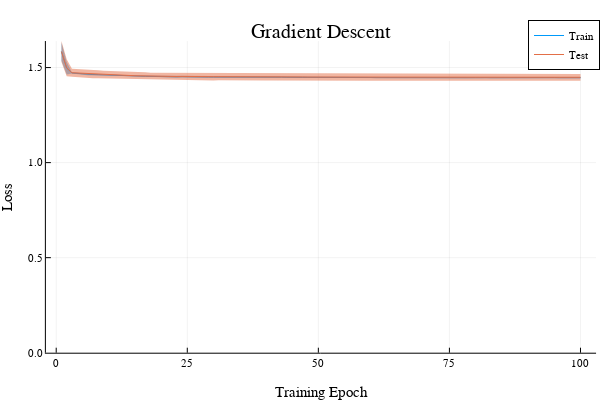

The cell this chart's notebook holds for it:
### Markdown cell above
This appears to have made the total error worse, but the network is still not learning. Maybe we should try a different optimizer? How about classic gradient descent.

### Code cell
if CONFIG["neural-networks"]["run-experiments"]
    
    run_times["neural-net-training"]["gradient-descent"] = @elapsed begin
        Random.seed!(42)
        
        nn_model = Chain(
            Dense(18 => 15, relu),
            Dense(15 => 11),
            softmax
        )
        
        training_log["neural-net"]["gradient-descent"] = cross_validate_nn(
            nn_model,
            general_training_states,
            general_training_strategies;
            cv_folds=5,
            epochs=100,
            optimizer=Flux.Descent(0.05),
            loss_metric=Flux.crossentropy
        )
                
    end
    save_training_log()
    save_run_times()
end

println("""Run time: $(round(run_times["neural-net-training"]["gradient-descent"]/60,digits=2)) min""")
plot_nn_cv_curves(training_log["neural-net"]["gradient-descent"];title="Gradient Descent")

### Figure 1 — Plotly figure (JSON) as saved in the notebook; plotly's stock layout.template omitted (floating-point values rounded to 4 significant figures; data arrays with more than 128 entries replaced by an {"elided": "..."} marker saying what was removed)
{"data": [{"colorbar": {"title": ""}, "fill": "tozeroy", "fillcolor": "rgba(0, 154, 250, 0.500)", "legendgroup": "Train", "line": {"color": "rgba(0, 154, 250, 1.000)", "dash": "solid", "shape": "linear", "width": 0}, "mode": "lines", "name": "Train", "showlegend": false, "type": "scatter", "x": {"elided": "200 int values"}, "xaxis": "x", "y": {"elided": "200 float values"}, "yaxis": "y", "zmax": null, "zmin": null}, {"colorbar": {"title": ""}, "fillrange": {"elided": "2x100 float values"}, "legendgroup": "Train", "line": {"color": "rgba(0, 154, 250, 1.000)", "dash": "solid", "shape": "linear", "width": 1}, "mode": "lines", "name": "Train", "showlegend": true, "type": "scatter", "x": [1, 2, 3, 4, 5, 6, 7, 8, 9, 10, 11, 12, 13, 14, 15, 16, 17, 18, 19, 20, 21, 22, 23, 24, 25, 26, 27, 28, 29, 30, 31, 32, 33, 34, 35, 36, 37, 38, 39, 40, 41, 42, 43, 44, 45, 46, 47, 48, 49, 50, 51, 52, 53, 54, 55, 56, 57, 58, 59, 60, 61, 62, 63, 64, 65, 66, 67, 68, 69, 70, 71, 72, 73, 74, 75, 76, 77, 78, 79, 80, 81, 82, 83, 84, 85, 86, 87, 88, 89, 90, 91, 92, 93, 94, 95, 96, 97, 98, 99, 100], "xaxis": "x", "y": [1.584, 1.497, 1.472, 1.469, 1.466, 1.464, 1.463, 1.463, 1.461, 1.46, 1.459, 1.458, 1.457, 1.456, 1.455, 1.455, 1.454, 1.453, 1.452, 1.452, 1.452, 1.451, 1.451, 1.452, 1.451, 1.451, 1.45, 1.45, 1.45, 1.45, 1.45, 1.45, 1.45, 1.451, 1.45, 1.449, 1.449, 1.45, 1.449, 1.449, 1.45, 1.449, 1.449, 1.449, 1.45, 1.448, 1.448, 1.448, 1.448, 1.448, 1.448, 1.449, 1.448, 1.449, 1.448, 1.448, 1.448, 1.448, 1.448, 1.447, 1.447, 1.447, 1.447, 1.447, 1.447, 1.447, 1.447, 1.447, 1.447, 1.447, 1.447, 1.447, 1.447, 1.447, 1.447, 1.447, 1.447, 1.446, 1.447, 1.447, 1.447, 1.447, 1.446, 1.446, 1.446, 1.446, 1.447, 1.446, 1.446, 1.447, 1.447, 1.447, 1.446, 1.447, 1.447, 1.447, 1.447, 1.447, 1.447, 1.447], "yaxis": "y", "zmax": null, "zmin": null}, {"colorbar": {"title": ""}, "fill": "tozeroy", "fillcolor": "rgba(227, 111, 71, 0.500)", "legendgroup": "Test", "line": {"color": "rgba(227, 111, 71, 1.000)", "dash": "solid", "shape": "linear", "width": 0}, "mode": "lines", "name": "Test", "showlegend": false, "type": "scatter", "x": {"elided": "200 int values"}, "xaxis": "x", "y": {"elided": "200 float values"}, "yaxis": "y", "zmax": null, "zmin": null}, {"colorbar": {"title": ""}, "fillrange": {"elided": "2x100 float values"}, "legendgroup": "Test", "line": {"color": "rgba(227, 111, 71, 1.000)", "dash": "solid", "shape": "linear", "width": 1}, "mode": "lines", "name": "Test", "showlegend": true, "type": "scatter", "x": [1, 2, 3, 4, 5, 6, 7, 8, 9, 10, 11, 12, 13, 14, 15, 16, 17, 18, 19, 20, 21, 22, 23, 24, 25, 26, 27, 28, 29, 30, 31, 32, 33, 34, 35, 36, 37, 38, 39, 40, 41, 42, 43, 44, 45, 46, 47, 48, 49, 50, 51, 52, 53, 54, 55, 56, 57, 58, 59, 60, 61, 62, 63, 64, 65, 66, 67, 68, 69, 70, 71, 72, 73, 74, 75, 76, 77, 78, 79, 80, 81, 82, 83, 84, 85, 86, 87, 88, 89, 90, 91, 92, 93, 94, 95, 96, 97, 98, 99, 100], "xaxis": "x", "y": [1.584, 1.499, 1.473, 1.471, 1.469, 1.467, 1.465, 1.465, 1.463, 1.462, 1.461, 1.46, 1.459, 1.457, 1.457, 1.457, 1.456, 1.455, 1.454, 1.454, 1.454, 1.453, 1.453, 1.454, 1.453, 1.453, 1.452, 1.452, 1.452, 1.452, 1.452, 1.452, 1.452, 1.453, 1.452, 1.451, 1.451, 1.452, 1.451, 1.452, 1.452, 1.451, 1.451, 1.451, 1.452, 1.451, 1.451, 1.45, 1.45, 1.45, 1.45, 1.451, 1.45, 1.451, 1.45, 1.451, 1.45, 1.45, 1.45, 1.45, 1.449, 1.449, 1.449, 1.45, 1.449, 1.449, 1.449, 1.449, 1.449, 1.449, 1.449, 1.449, 1.449, 1.449, 1.449, 1.449, 1.449, 1.449, 1.449, 1.449, 1.449, 1.449, 1.449, 1.449, 1.449, 1.448, 1.449, 1.448, 1.449, 1.449, 1.449, 1.449, 1.449, 1.449, 1.449, 1.449, 1.449, 1.449, 1.449, 1.449], "yaxis": "y", "zmax": null, "zmin": null}], "layout": {"annotations": [{"font": {"color": "rgba(0, 0, 0, 1.000)", "family": "sans-serif", "size": 20}, "rotation": 0, "showarrow": false, "text": "Gradient Descent", "x": 0.535, "xanchor": "center", "xref": "paper", "y": 1, "yanchor": "top", "yref": "paper"}], "height": 400, "legend": {"bgcolor": "rgba(255, 255, 255, 1.000)", "bordercolor": "rgba(0, 0, 0, 1.000)", "borderwidth": 1, "font": {"color": "rgba(0, 0, 0, 1.000)", "family": "sans-serif", "size": 11}, "title": {"font": {"color": "rgba(0, 0, 0, 1.000)", "family": "sans-serif", "size": 15}, "text": ""}, "tracegroupgap": 0, "traceorder": "normal", "x": 1, "xanchor": "auto", "y": 1, "yanchor": "auto"}, "margin": {"b": 20, "l": 0, "r": 0, "t": 20}, "paper_bgcolor": "rgba(255, 255, 255, 1.000)", "plot_bgcolor": "rgba(255, 255, 255, 1.000)", "showlegend": true, "width": 600, "xaxis": {"anchor": "y", "domain": [0.07647, 0.9934], "gridcolor": "rgba(0, 0, 0, 0.100)", "gridwidth": 0.5, "linecolor": "rgba(0, 0, 0, 1.000)", "mirror": false, "range": [-1.97, 103.0], "showgrid": true, "showline": true, "showticklabels": true, "tickangle": 0, "tickcolor": "rgb(0, 0, 0)", "tickfont": {"color": "rgba(0, 0, 0, 1.000)", "family": "sans-serif", "size": 11}, "tickmode": "array", "ticks": "inside", "ticktext": ["0", "25", "50", "75", "100"], "tickvals": [0, 25, 50, 75, 100], "title": "Training Epoch", "titlefont": {"color": "rgba(0, 0, 0, 1.000)", "family": "sans-serif", "size": 15}, "type": "-", "visible": true, "zeroline": false, "zerolinecolor": "rgba(0, 0, 0, 1.000)"}, "yaxis": {"anchor": "x", "domain": [0.07581, 0.9415], "gridcolor": "rgba(0, 0, 0, 0.100)", "gridwidth": 0.5, "linecolor": "rgba(0, 0, 0, 1.000)", "mirror": false, "range": [0, 1.64], "showgrid": true, "showline": true, "showticklabels": true, "tickangle": 0, "tickcolor": "rgb(0, 0, 0)", "tickfont": {"color": "rgba(0, 0, 0, 1.000)", "family": "sans-serif", "size": 11}, "tickmode": "array", "ticks": "inside", "ticktext": ["0.0", "0.5", "1.0", "1.5"], "tickvals": [0, 0.5, 1, 1.5], "title": "Loss", "titlefont": {"color": "rgba(0, 0, 0, 1.000)", "family": "sans-serif", "size": 15}, "type": "-", "visible": true, "zeroline": false, "zerolinecolor": "rgba(0, 0, 0, 1.000)"}}}
